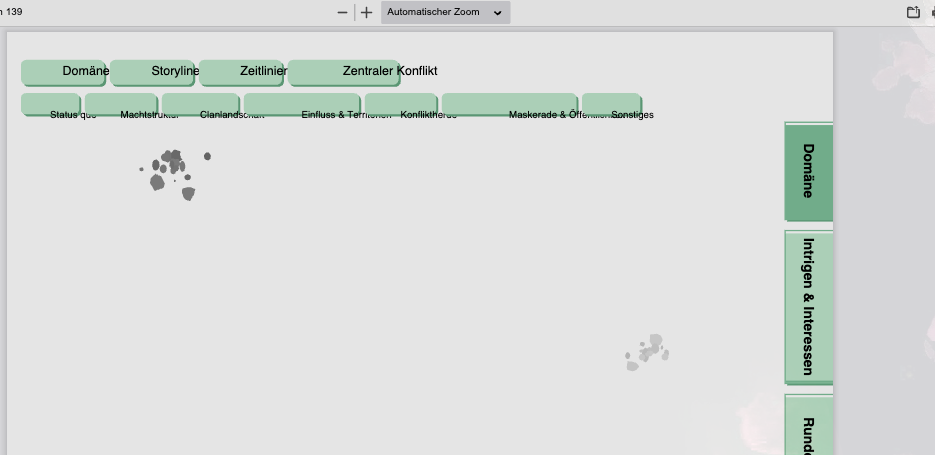
#> input picture SL_book_generator/IST.png, 935 x 455 px
$ python remove_backgrounds.py .
#> lines starting #> are read from the running program, lines starting #| are printed output that depends on the picture
#> pass 2 of the loop in process_directory, `for ext in supported_formats:`:
#!/usr/bin/env python3
"""
Background Removal Script
Removes backgrounds from all images in a directory and subdirectories.
Converts images to PNG format with transparent backgrounds.
"""

import os
from PIL import Image
import argparse
from pathlib import Path


def remove_background_color_based(image_path, threshold=200, edge_threshold=25, preserve_watermark=True):
    """
    Removes background based on color similarity to edges.
    Samples edge pixels to determine background color more accurately.
    More aggressive background removal while preserving actual content.

    Args:
        image_path: Path to the image file
        threshold: Brightness threshold for background removal (0-255, lower = more aggressive)
        edge_threshold: Threshold for color distance detection (higher = more aggressive)
        preserve_watermark: If True, preserves darker pixels that might be watermarks

    Returns:
        PIL Image with transparent background
    """
#> called with threshold = 200, edge_threshold = 25, preserve_watermark = True
    img = Image.open(image_path)
#> img is the input picture: PIL image 935x455 RGBA; mean R, G, B, A 218.4, 221.8, 220, 255

    # Convert to RGBA if not already
    if img.mode != 'RGBA':
        img = img.convert('RGBA')

    # Sample edge pixels more comprehensively to determine background color
    width, height = img.size
#> width = 935; height = 455
    edge_pixels = []

    # Sample more edge pixels (not just corners)
    sample_step = max(1, min(width, height) // 20)  # Sample every 5% of edge
#> sample_step = 22

    # Top and bottom edges
    for x in range(0, width, sample_step):
        edge_pixels.append(img.getpixel((x, 0)))  # Top
        edge_pixels.append(img.getpixel((x, height-1)))  # Bottom
#> after the loop, edge_pixels = 86 items, first 6: (224, 224, 224, 255), (213, 213, 216, 255), (224, 224, 224, 255), (229, 229, 229, 255), (224, 224, 224, 255), (229, 229, 229, 255)

    # Left and right edges
    for y in range(0, height, sample_step):
        edge_pixels.append(img.getpixel((0, y)))  # Left
        edge_pixels.append(img.getpixel((width-1, y)))  # Right
#> after the loop, edge_pixels = 128 items, first 6: (224, 224, 224, 255), (213, 213, 216, 255), (224, 224, 224, 255), (229, 229, 229, 255), (224, 224, 224, 255), (229, 229, 229, 255)

    # Calculate average background color from edge pixels
    valid_pixels = [p for p in edge_pixels if len(p) >= 3]
#> valid_pixels has the same summary as edge_pixels
    if not valid_pixels:
        valid_pixels = [(255, 255, 255)]  # Fallback to white

    avg_r = sum(c[0] for c in valid_pixels) // len(valid_pixels)
#> avg_r = 221
    avg_g = sum(c[1] for c in valid_pixels) // len(valid_pixels)
#> avg_g = 222
    avg_b = sum(c[2] for c in valid_pixels) // len(valid_pixels)
#> avg_b = 222

    # Calculate average brightness of edge pixels
    edge_brightness = sum((c[0] + c[1] + c[2]) / 3 for c in valid_pixels) / len(valid_pixels)
#> edge_brightness = 222.2

    # Create new image with transparency
    data = img.getdata()
    new_data = []

    # Only preserve grayscale pixels that are actually dark (content), not light backgrounds
    watermark_brightness_threshold = threshold - 30  # Only preserve grayscale darker than this

    for item in data:
        if len(item) >= 3:
            r, g, b = item[0], item[1], item[2]
            a = item[3] if len(item) > 3 else 255

            # Calculate distance from background color
            color_distance = ((r - avg_r)**2 + (g - avg_g)**2 + (b - avg_b)**2)**0.5

            # Calculate brightness
            brightness = (r + g + b) / 3

            # Check if pixel is grayscale (moderate threshold)
            grayscale_threshold = 30
            is_grayscale = abs(r - g) < grayscale_threshold and abs(g - b) < grayscale_threshold and abs(r - b) < grayscale_threshold

            if preserve_watermark:
                # CRITICAL: Always preserve very dark pixels (black lines, text, etc.)
                # These are definitely content, not background
                dark_content_threshold = 80  # Pixels darker than this are always content
                if brightness < dark_content_threshold:
                    # Very dark pixel - definitely content (lines, text, etc.) - always preserve
                    new_data.append((r, g, b, 255))
                # CRITICAL: Preserve ALL grayscale pixels that are not too bright
                # This includes light gray table lines (brightness ~150-220)
                # Only remove very bright grayscale (almost white, brightness > 240)
                elif is_grayscale:
                    # Grayscale pixel - could be table lines, text, or content
                    # Preserve all grayscale except very bright ones (almost white)
                    if brightness < 240:
                        # Convert grayscale content to black for better visibility
                        # This makes table lines clearly visible
                        if brightness < 150:
                            # Dark to medium gray - keep as is (already dark enough)
                            new_data.append((r, g, b, 255))
                        elif brightness < 220:
                            # Light gray (table lines) - convert to black
                            new_data.append((0, 0, 0, 255))
                        else:
                            # Very light gray - convert to black but slightly less opaque
                            new_data.append((0, 0, 0, 240))
                    else:
                        # Very bright grayscale (almost white) - remove as background
                        new_data.append((r, g, b, 0))
                elif color_distance < edge_threshold or brightness > threshold:
                    # Background color -> transparent
                    new_data.append((r, g, b, 0))
                else:
                    # Keep pixel with original alpha (likely content)
                    new_data.append((r, g, b, a))
            else:
                # More aggressive: remove anything close to background color or bright
                # BUT always preserve very dark pixels and grayscale content (table lines, etc.)
                dark_content_threshold = 80
                if brightness < dark_content_threshold:
                    # Very dark pixel - always preserve
                    new_data.append((r, g, b, 255))
                elif is_grayscale and brightness < 240:
                    # Convert grayscale content to black for better visibility
                    if brightness < 150:
                        # Dark to medium gray - keep as is
                        new_data.append((r, g, b, 255))
                    elif brightness < 220:
                        # Light gray (table lines) - convert to black
                        new_data.append((0, 0, 0, 255))
                    else:
                        # Very light gray - convert to black
                        new_data.append((0, 0, 0, 240))
                elif color_distance < edge_threshold or brightness > threshold:
                    new_data.append((r, g, b, 0))
                else:
                    new_data.append((r, g, b, a))
        else:
            new_data.append(item)

    img.putdata(new_data)
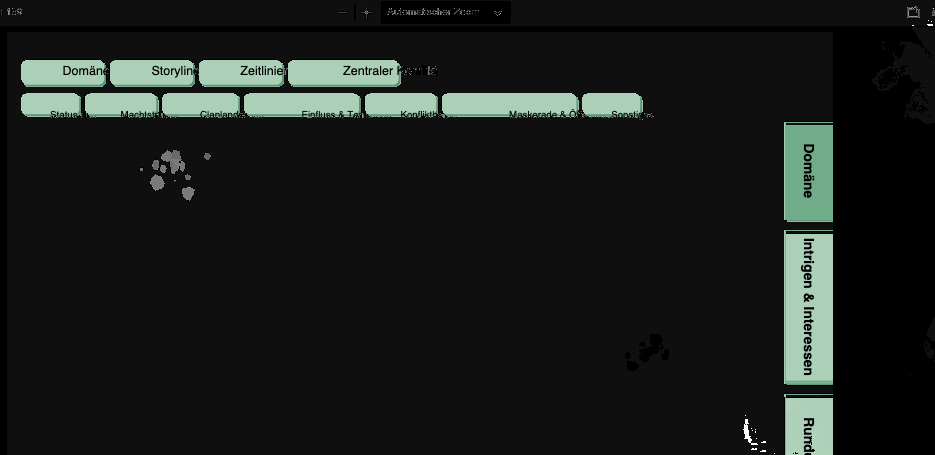
#> img: PIL image 935x455 RGBA; mean R, G, B, A 14.2, 17.6, 15.4, 243.2; transparent parts drawn white
    return img


# [96 lines left out: function remove_background_brightness_based, not called in this run]


def process_image(input_path, output_path, method='color', threshold=240, edge_threshold=10, preserve_watermark=True):
    """
    Process a single image to remove background.

    Args:
        input_path: Path to input image
        output_path: Path to save output image
        method: 'color' or 'brightness'
        threshold: Brightness threshold
        edge_threshold: Edge detection threshold for color method
        preserve_watermark: If True, preserves watermarks during background removal
    """
    try:
        if method == 'color':
            img = remove_background_color_based(input_path, threshold, edge_threshold, preserve_watermark)
        else:
            img = remove_background_brightness_based(input_path, threshold, preserve_watermark)

        # Ensure output directory exists
        os.makedirs(os.path.dirname(output_path), exist_ok=True)

        # Save as PNG with transparency
        img.save(output_path, 'PNG')
        print(f"  ✓ Processed: {input_path} -> {output_path}")
        return True
    except Exception as e:
        print(f"  ✗ Error processing {input_path}: {e}")
        return False


def process_directory(directory, output_dir=None, method='color', threshold=240, edge_threshold=10,
                     recursive=True, supported_formats=None, preserve_watermark=True):
    """
    Process all images in a directory and subdirectories.

    Args:
        directory: Input directory path
        output_dir: Output directory path (default: same as input with '_transparent' suffix)
        method: 'color' or 'brightness'
        threshold: Brightness threshold
        edge_threshold: Edge detection threshold
        recursive: Process subdirectories
        supported_formats: List of supported image formats (default: common formats)
        preserve_watermark: If True, preserves watermarks during background removal
    """
    if supported_formats is None:
        supported_formats = ['.png', '.jpg', '.jpeg', '.bmp', '.tiff', '.tif', '.webp']

    directory = Path(directory)

    if output_dir is None:
        output_dir = directory.parent / f"{directory.name}_transparent"
    else:
        output_dir = Path(output_dir)

    output_dir.mkdir(parents=True, exist_ok=True)

    print(f"Processing images in: {directory}")
    print(f"Output directory: {output_dir}")
    print(f"Method: {method}, Threshold: {threshold}")
    print("-" * 60)

    processed = 0
    failed = 0

    # Find all image files
    if recursive:
        image_files = []
        for ext in supported_formats:
            image_files.extend(directory.rglob(f"*{ext}"))
            image_files.extend(directory.rglob(f"*{ext.upper()}"))
    else:
        image_files = []
        for ext in supported_formats:
            image_files.extend(directory.glob(f"*{ext}"))
            image_files.extend(directory.glob(f"*{ext.upper()}"))

    for img_path in image_files:
        # Calculate relative path for output
        rel_path = img_path.relative_to(directory)
        output_path = output_dir / rel_path.with_suffix('.png')

        if process_image(img_path, output_path, method, threshold, edge_threshold, preserve_watermark):
            processed += 1
        else:
            failed += 1
#> pass 2 of the loop in process_directory, `for img_path in image_files:`:
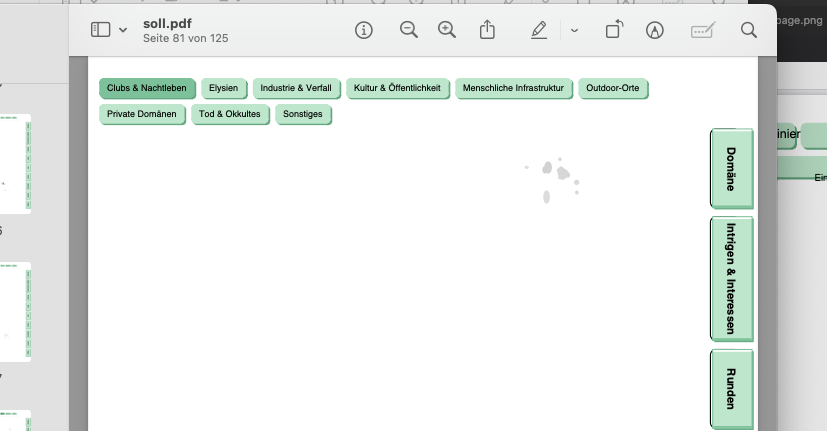
#> input picture SL_book_generator/SOLL.png, 827 x 431 px
#> in remove_background_color_based, img is the input picture: PIL image 827x431 RGBA; mean R, G, B, A 233.8, 237.5, 235.2, 255
#> the loop in remove_background_color_based (call 2), `for item in data:` made 356437 passes
#> item on passes 1 to 3: (218, 219, 218, 255), (219, 220, 219, 255), (219, 220, 219, 255)
#> in remove_background_color_based (call 2), `img.putdata(new_data)`:
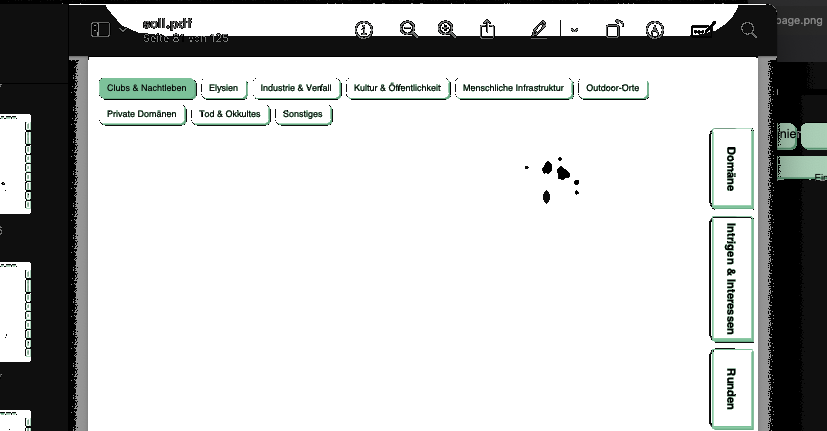
#> img: PIL image 827x431 RGBA; mean R, G, B, A 192.8, 196.4, 194.2, 64.2; transparent parts drawn white

    print("-" * 60)
    print(f"✓ Processed: {processed} images")
    if failed > 0:
        print(f"✗ Failed: {failed} images")
    print(f"Output saved to: {output_dir}")


def main():
    parser = argparse.ArgumentParser(
        description='Remove backgrounds from images in a directory',
        formatter_class=argparse.RawDescriptionHelpFormatter,
        epilog="""
Examples:
  # Process images/background directory with color-based method
  python remove_backgrounds.py images/background

  # Use brightness-based method with custom threshold
  python remove_backgrounds.py images/background --method brightness --threshold 200

  # Process with custom output directory
  python remove_backgrounds.py images/background --output images/background_transparent
        """
    )

    parser.add_argument('directory', help='Directory containing images to process')
    parser.add_argument('-o', '--output', help='Output directory (default: input_dir_transparent)')
    parser.add_argument('-m', '--method', choices=['color', 'brightness'], default='color',
                       help='Background removal method (default: color)')
    parser.add_argument('-t', '--threshold', type=int, default=200,
                       help='Brightness threshold 0-255 (default: 200, lower = more aggressive)')
    parser.add_argument('-e', '--edge-threshold', type=int, default=25,
                       help='Edge detection threshold for color method (default: 25, higher = more aggressive)')
    parser.add_argument('--no-recursive', action='store_true',
                       help='Do not process subdirectories')
    parser.add_argument('--no-watermark', action='store_true',
                       help='Do not preserve watermarks (default: preserves watermarks)')

    args = parser.parse_args()

    if not os.path.exists(args.directory):
        print(f"Error: Directory '{args.directory}' does not exist")
        return 1

    process_directory(
        args.directory,
        args.output,
        args.method,
        args.threshold,
        args.edge_threshold,
        recursive=not args.no_recursive,
        preserve_watermark=not args.no_watermark
    )

    return 0


if __name__ == '__main__':
    exit(main())
#> (the program exits here)
